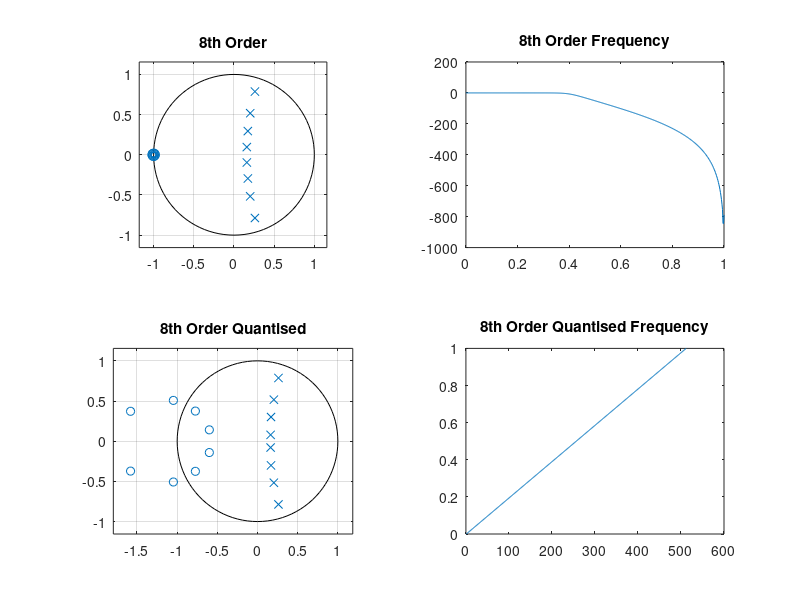

Source code (MATLAB):
clear;
order = 8; % Filter Order (Butterworth)
cutoff = 2000; % Cut-off frequency (2kHz)
sampling_rate = 10000; % Sampling Rate 10kHz
bit_rate = 16; % N-bit quantisation error, default 16-bit

% Butterworth filter, using normalised cutoff frequency with fs/2, where fs is sampling rate
[zeros, poles] = butter(order, cutoff/(sampling_rate/2));

figure(1);
subplot(2,2,1); % Pole-Zero Plot
zplane(zeros, poles); title('8th Order');

subplot(2,2,2); % Normalised frequency plot
[mag_freq, ang_freq] = freqz(zeros, poles);
plot([0:length(mag_freq)-1]/(length(mag_freq)-1), 20*log(abs(mag_freq)) );
title('8th Order Frequency');

subplot(2,2,3); % Introduce quantisation errors
max_zero = max(abs(zeros));
zeros_quant = zeros/max_zero; % Scale down to 0-1
zeros_quant = zeros_quant*(2^(bit_rate-1));
zeros_quant = floor(zeros_quant); % Truncate the fractional part by flooring
zeros_quant = zeros_quant/(2^(bit_rate-1)); %Renormalise
max_zero_quant = max(abs(zeros_quant));
zeros_quant = zeros_quant/max_zero_quant;

max_poles = max(abs(poles));
poles_quant = poles/max_poles;
poles_quant = poles_quant*(2^(bit_rate-1));
poles_quant = floor(poles_quant);
poles_quant = poles_quant/(2^(bit_rate-1));
max_poles_quant = max(abs(poles_quant));
poles_quant = poles_quant/max_poles_quant;

% Poles-zero plot of filter with quantisation error
zplane(zeros_quant, poles_quant); title('8th Order Quantised');

subplot(2,2,4); %
[mag_freq_quant, ang_freq_quant] = freqz(zeros_quant, poles_quant);
plot([0:length(mag_freq_quant)-1]/(length(mag_freq_quant)-1));
20*log(abs(mag_freq_quant));
title('8th Order Quantised Frequency');